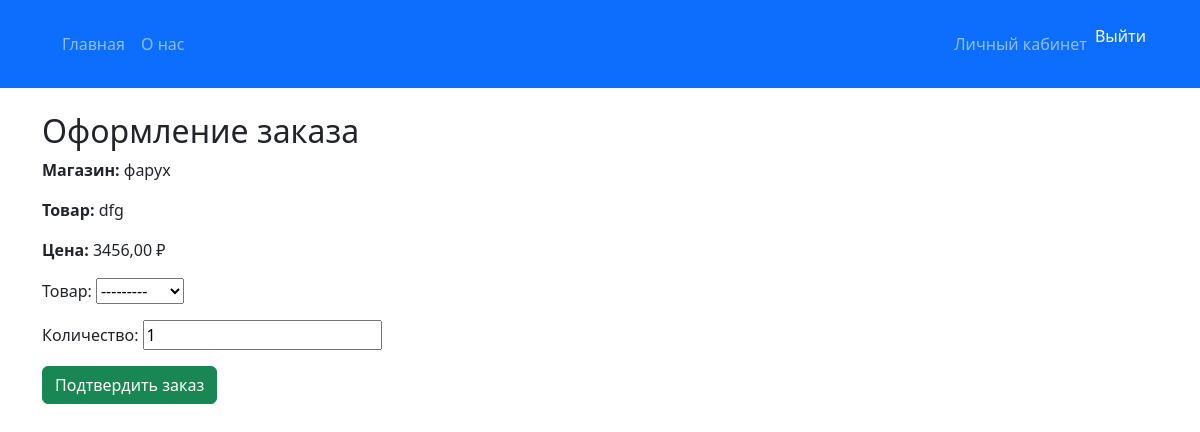
The app's page /store/order/8/ (signed in) with its own data.
### store/models/product.py (models this page shows)
class Product(models.Model):
    name = models.CharField(max_length=200)
    description = models.TextField()
    price = models.DecimalField(max_digits=8, decimal_places=2)
    subcategory = models.ForeignKey(SubCategory, related_name='products', on_delete=models.CASCADE)
    store = models.ForeignKey(Store, related_name='products', on_delete=models.CASCADE, default=1)  # Значение по умолчанию, которое будет установлено для старых продуктов
    image = models.ImageField(upload_to='product_images/', null=True, blank=True)  # Поле для изображения
    def __str__(self):
        return self.name
    class Meta:
        verbose_name = 'Product'
        verbose_name_plural = 'Products'

### store/models/store.py (models this page shows, shortened)
class Store(models.Model):
    owner = models.OneToOneField(CustomUser, on_delete=models.CASCADE, related_name='store')  # связь с владельцем
    name = models.CharField(max_length=255)  # Название магазина
    description = models.TextField(blank=True)  # Описание магазина
    created_at = models.DateTimeField(auto_now_add=True)  # Дата создания магазина
    logo = models.ImageField(upload_to='store_logos/', null=True, blank=True)  # Логотип магазина (опционально)
    class Meta:
        verbose_name = 'Store'
        verbose_name_plural = 'Stores'

### order/views.py (the view)
# urls.py: path('order/<int:product_id>/', create_order, name='order_product'),
@login_required
def create_order(request, product_id):
    product = get_object_or_404(Product, id=product_id)
    store = product.store  # Получаем магазин, к которому принадлежит товар
    if request.method == 'POST':
        form = OrderForm(request.POST, store=store)  # Передаем магазин в форму
        if form.is_valid():
            order = form.save(commit=False)
            order.product = product
            order.user = request.user
            order.save()
            return redirect('order_success')  # Перенаправление после успешного заказа
    else:
        form = OrderForm(store=store)  # Передаем магазин в форму
    return render(request, 'order/create_order.html', {
        'product': product,
        'order_form': form,
    })

### order/forms.py
class OrderForm(forms.ModelForm):
    class Meta:
        model = Order
        fields = ['product', 'quantity']
        labels = {
            'product': 'Товар',  # Переводим поле product
            'quantity': 'Количество',  # Переводим поле quantity
        }
    def __init__(self, *args, **kwargs):
        store = kwargs.pop('store', None)  # Получаем магазин из аргументов
        super().__init__(*args, **kwargs)
        if store:
            self.fields['product'].queryset = Product.objects.filter(store=store)

### app/context_processors.py (called while the page is built)
def menu_categories(request):
    stores = Store.objects.prefetch_related('categories__subcategories').all()
    return {'menu_categories': stores}

### order/templates/order/create_order.html (shortened to what this page needs)
{% extends 'app/header.html' %}
{% load static %}
{% block content %}
<div class="container mt-4">
    <h2>Оформление заказа</h2>
    <p><strong>Магазин:</strong> {{ product.store.name }}</p>
    <p><strong>Товар:</strong> {{ product.name }}</p>
    <p><strong>Цена:</strong> {{ product.price }} ₽</p>
    <form method="post">
        {{ order_form.as_p }}
        <button type="submit" class="btn btn-success">Подтвердить заказ</button>
    </form>
</div>
{% endblock %}

### records on screen
Product: store.name "фарух", name "dfg", price "3456,00"
